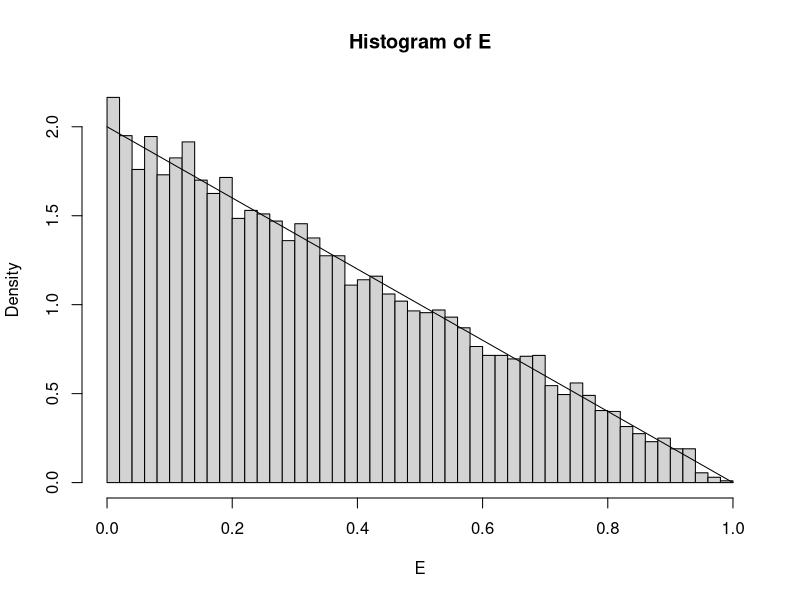
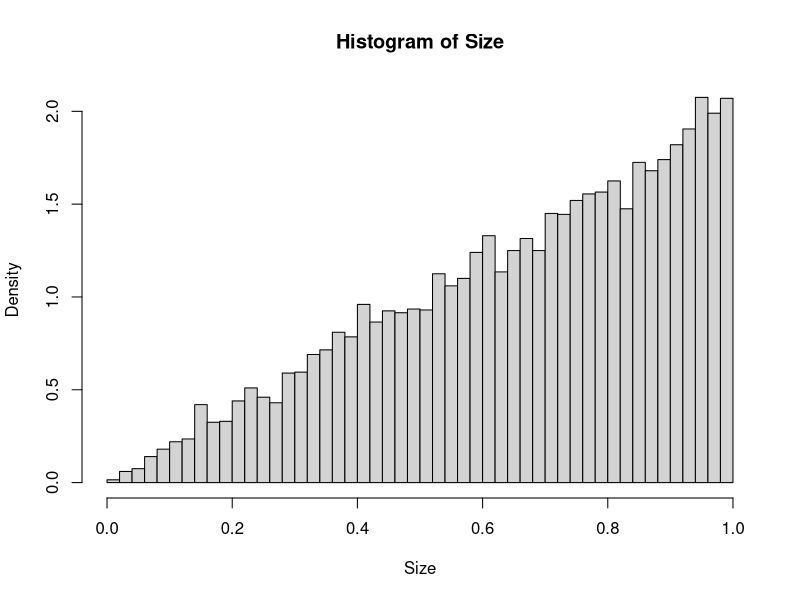

Generate these figures, in order, with R:
## ---- chunk 1
knitr::opts_chunk$set(echo = TRUE)
## ---- chunk 2
excess <- function(t){
  arr  = runif(1)
  inter = arr
  while(arr[length(arr)] <t){
    inter <- c(inter, runif(1))
    arr <- c(arr, arr[length(arr)] + inter[length(inter)])
}
arr[length(arr)] -t
}
## ---- chunk 3
E = replicate(10000, excess(151))
hist(E, prob=TRUE, breaks=50)
curve(2 - 2*x, add=TRUE)

## ---- chunk 4
inspect <- function(t){
  arr  = runif(1)
  inter = arr
  while(arr[length(arr)] <t){
    inter <- c(inter, runif(1))
    arr <- c(arr, arr[length(arr)] + inter[length(inter)])
}
inter[length(inter)]
}
## ---- chunk 5
Size = replicate(10000, inspect(15))
hist(Size, prob=TRUE, breaks=50)
